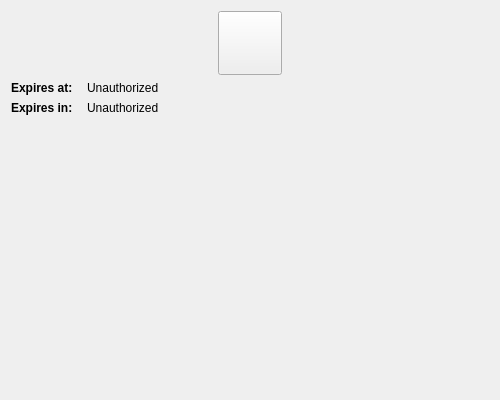
<?xml version="1.0" encoding="UTF-8"?>
<ui version="4.0">
 <class>AccountAuthorizationPage</class>
 <widget class="QFrame" name="AccountAuthorizationPage">
  <property name="geometry">
   <rect>
    <x>0</x>
    <y>0</y>
    <width>500</width>
    <height>400</height>
   </rect>
  </property>
  <property name="minimumSize">
   <size>
    <width>500</width>
    <height>400</height>
   </size>
  </property>
  <property name="windowTitle">
   <string>Account Authorization</string>
  </property>
  <layout class="QVBoxLayout" name="verticalLayout" stretch="0,0,0,0">
   <item>
    <layout class="QHBoxLayout" name="horizontalLayout" stretch="0,0,0">
     <property name="spacing">
      <number>0</number>
     </property>
     <item>
      <spacer name="horizontalSpacer">
       <property name="orientation">
        <enum>Qt::Horizontal</enum>
       </property>
       <property name="sizeHint" stdset="0">
        <size>
         <width>40</width>
         <height>20</height>
        </size>
       </property>
      </spacer>
     </item>
     <item>
      <widget class="QPushButton" name="accountLabel">
       <property name="minimumSize">
        <size>
         <width>64</width>
         <height>64</height>
        </size>
       </property>
       <property name="maximumSize">
        <size>
         <width>64</width>
         <height>64</height>
        </size>
       </property>
       <property name="text">
        <string/>
       </property>
       <property name="iconSize">
        <size>
         <width>64</width>
         <height>64</height>
        </size>
       </property>
      </widget>
     </item>
     <item>
      <spacer name="horizontalSpacer_2">
       <property name="orientation">
        <enum>Qt::Horizontal</enum>
       </property>
       <property name="sizeHint" stdset="0">
        <size>
         <width>40</width>
         <height>20</height>
        </size>
       </property>
      </spacer>
     </item>
    </layout>
   </item>
   <item>
    <layout class="QHBoxLayout" name="horizontalLayout_4">
     <item>
      <widget class="QLabel" name="expiresAtLabel">
       <property name="maximumSize">
        <size>
         <width>70</width>
         <height>15</height>
        </size>
       </property>
       <property name="font">
        <font>
         <bold>true</bold>
        </font>
       </property>
       <property name="text">
        <string>Expires at:</string>
       </property>
      </widget>
     </item>
     <item>
      <widget class="QLabel" name="expiresAtTimeLabel">
       <property name="text">
        <string>Unauthorized</string>
       </property>
      </widget>
     </item>
    </layout>
   </item>
   <item>
    <layout class="QHBoxLayout" name="horizontalLayout_3">
     <item>
      <widget class="QLabel" name="expiresInLabel">
       <property name="maximumSize">
        <size>
         <width>70</width>
         <height>15</height>
        </size>
       </property>
       <property name="font">
        <font>
         <bold>true</bold>
        </font>
       </property>
       <property name="text">
        <string>Expires in:</string>
       </property>
      </widget>
     </item>
     <item>
      <widget class="QLabel" name="expiresInTimeLabel">
       <property name="text">
        <string>Unauthorized</string>
       </property>
      </widget>
     </item>
    </layout>
   </item>
   <item>
    <spacer name="verticalSpacer">
     <property name="orientation">
      <enum>Qt::Vertical</enum>
     </property>
     <property name="sizeHint" stdset="0">
      <size>
       <width>20</width>
       <height>40</height>
      </size>
     </property>
    </spacer>
   </item>
  </layout>
 </widget>
 <resources/>
 <connections/>
</ui>
